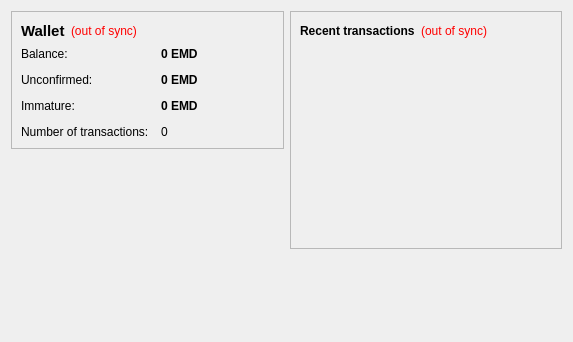
<?xml version="1.0" encoding="UTF-8"?>
<ui version="4.0">
 <class>OverviewPage</class>
 <widget class="QWidget" name="OverviewPage">
  <property name="geometry">
   <rect>
    <x>0</x>
    <y>0</y>
    <width>573</width>
    <height>342</height>
   </rect>
  </property>
  <property name="windowTitle">
   <string>Form</string>
  </property>
  <layout class="QHBoxLayout" name="horizontalLayout" stretch="1,1">
   <item>
    <layout class="QVBoxLayout" name="verticalLayout_2">
     <item>
      <widget class="QFrame" name="frame">
       <property name="frameShape">
        <enum>QFrame::StyledPanel</enum>
       </property>
       <property name="frameShadow">
        <enum>QFrame::Raised</enum>
       </property>
       <layout class="QVBoxLayout" name="verticalLayout_4">
        <item>
         <layout class="QHBoxLayout" name="horizontalLayout_4">
          <item>
           <widget class="QLabel" name="label_5">
            <property name="font">
             <font>
              <pointsize>11</pointsize>
              <weight>75</weight>
              <bold>true</bold>
             </font>
            </property>
            <property name="text">
             <string>Wallet</string>
            </property>
           </widget>
          </item>
          <item>
           <widget class="QLabel" name="labelWalletStatus">
            <property name="toolTip">
             <string>The displayed information may be out of date. Your wallet automatically synchronizes with the Emerald network after a connection is established, but this process has not completed yet.</string>
            </property>
            <property name="styleSheet">
             <string notr="true">QLabel { color: red; }</string>
            </property>
            <property name="text">
             <string notr="true">(out of sync)</string>
            </property>
            <property name="alignment">
             <set>Qt::AlignLeading|Qt::AlignLeft|Qt::AlignVCenter</set>
            </property>
           </widget>
          </item>
          <item>
           <spacer name="horizontalSpacer_2">
            <property name="orientation">
             <enum>Qt::Horizontal</enum>
            </property>
            <property name="sizeHint" stdset="0">
             <size>
              <width>40</width>
              <height>20</height>
             </size>
            </property>
           </spacer>
          </item>
         </layout>
        </item>
        <item>
         <layout class="QFormLayout" name="formLayout_2">
          <property name="fieldGrowthPolicy">
           <enum>QFormLayout::AllNonFixedFieldsGrow</enum>
          </property>
          <property name="horizontalSpacing">
           <number>12</number>
          </property>
          <property name="verticalSpacing">
           <number>12</number>
          </property>
          <item row="0" column="0">
           <widget class="QLabel" name="label">
            <property name="text">
             <string>Balance:</string>
            </property>
           </widget>
          </item>
          <item row="0" column="1">
           <widget class="QLabel" name="labelBalance">
            <property name="font">
             <font>
              <weight>75</weight>
              <bold>true</bold>
             </font>
            </property>
            <property name="cursor">
             <cursorShape>IBeamCursor</cursorShape>
            </property>
            <property name="toolTip">
             <string>Your current balance</string>
            </property>
            <property name="text">
             <string notr="true">0 EMD</string>
            </property>
            <property name="textInteractionFlags">
             <set>Qt::LinksAccessibleByMouse|Qt::TextSelectableByKeyboard|Qt::TextSelectableByMouse</set>
            </property>
           </widget>
          </item>
          <item row="1" column="0">
           <widget class="QLabel" name="label_3">
            <property name="text">
             <string>Unconfirmed:</string>
            </property>
           </widget>
          </item>
          <item row="1" column="1">
           <widget class="QLabel" name="labelUnconfirmed">
            <property name="font">
             <font>
              <weight>75</weight>
              <bold>true</bold>
             </font>
            </property>
            <property name="cursor">
             <cursorShape>IBeamCursor</cursorShape>
            </property>
            <property name="toolTip">
             <string>Total of transactions that have yet to be confirmed, and do not yet count toward the current balance</string>
            </property>
            <property name="text">
             <string notr="true">0 EMD</string>
            </property>
            <property name="textInteractionFlags">
             <set>Qt::LinksAccessibleByMouse|Qt::TextSelectableByKeyboard|Qt::TextSelectableByMouse</set>
            </property>
           </widget>
          </item>
          <item row="3" column="0">
           <widget class="QLabel" name="label_2">
            <property name="text">
             <string>Number of transactions:</string>
            </property>
           </widget>
          </item>
          <item row="3" column="1">
           <widget class="QLabel" name="labelNumTransactions">
            <property name="toolTip">
             <string>Total number of transactions in wallet</string>
            </property>
            <property name="text">
             <string notr="true">0</string>
            </property>
           </widget>
          </item>
          <item row="2" column="0">
           <widget class="QLabel" name="labelImmatureText">
            <property name="text">
             <string>Immature:</string>
            </property>
           </widget>
          </item>
          <item row="2" column="1">
           <widget class="QLabel" name="labelImmature">
            <property name="font">
             <font>
              <weight>75</weight>
              <bold>true</bold>
             </font>
            </property>
            <property name="toolTip">
             <string>Mined balance that has not yet matured</string>
            </property>
            <property name="text">
             <string notr="true">0 EMD</string>
            </property>
            <property name="textInteractionFlags">
             <set>Qt::LinksAccessibleByMouse|Qt::TextSelectableByKeyboard|Qt::TextSelectableByMouse</set>
            </property>
           </widget>
          </item>
         </layout>
        </item>
       </layout>
      </widget>
     </item>
     <item>
      <spacer name="verticalSpacer">
       <property name="orientation">
        <enum>Qt::Vertical</enum>
       </property>
       <property name="sizeHint" stdset="0">
        <size>
         <width>20</width>
         <height>40</height>
        </size>
       </property>
      </spacer>
     </item>
    </layout>
   </item>
   <item>
    <layout class="QVBoxLayout" name="verticalLayout_3">
     <item>
      <widget class="QFrame" name="frame_2">
       <property name="frameShape">
        <enum>QFrame::StyledPanel</enum>
       </property>
       <property name="frameShadow">
        <enum>QFrame::Raised</enum>
       </property>
       <layout class="QVBoxLayout" name="verticalLayout">
        <item>
         <layout class="QHBoxLayout" name="horizontalLayout_2">
          <item>
           <widget class="QLabel" name="label_4">
            <property name="text">
             <string>&lt;b&gt;Recent transactions&lt;/b&gt;</string>
            </property>
           </widget>
          </item>
          <item>
           <widget class="QLabel" name="labelTransactionsStatus">
            <property name="toolTip">
             <string>The displayed information may be out of date. Your wallet automatically synchronizes with the Emerald network after a connection is established, but this process has not completed yet.</string>
            </property>
            <property name="styleSheet">
             <string notr="true">QLabel { color: red; }</string>
            </property>
            <property name="text">
             <string notr="true">(out of sync)</string>
            </property>
            <property name="alignment">
             <set>Qt::AlignRight|Qt::AlignTrailing|Qt::AlignVCenter</set>
            </property>
           </widget>
          </item>
          <item>
           <spacer name="horizontalSpacer">
            <property name="orientation">
             <enum>Qt::Horizontal</enum>
            </property>
            <property name="sizeHint" stdset="0">
             <size>
              <width>40</width>
              <height>20</height>
             </size>
            </property>
           </spacer>
          </item>
         </layout>
        </item>
        <item>
         <widget class="QListView" name="listTransactions">
          <property name="styleSheet">
           <string notr="true">QListView { background: transparent; }</string>
          </property>
          <property name="frameShape">
           <enum>QFrame::NoFrame</enum>
          </property>
          <property name="verticalScrollBarPolicy">
           <enum>Qt::ScrollBarAlwaysOff</enum>
          </property>
          <property name="horizontalScrollBarPolicy">
           <enum>Qt::ScrollBarAlwaysOff</enum>
          </property>
          <property name="selectionMode">
           <enum>QAbstractItemView::NoSelection</enum>
          </property>
         </widget>
        </item>
       </layout>
      </widget>
     </item>
     <item>
      <spacer name="verticalSpacer_2">
       <property name="orientation">
        <enum>Qt::Vertical</enum>
       </property>
       <property name="sizeHint" stdset="0">
        <size>
         <width>20</width>
         <height>40</height>
        </size>
       </property>
      </spacer>
     </item>
    </layout>
   </item>
  </layout>
 </widget>
 <resources/>
 <connections/>
</ui>
